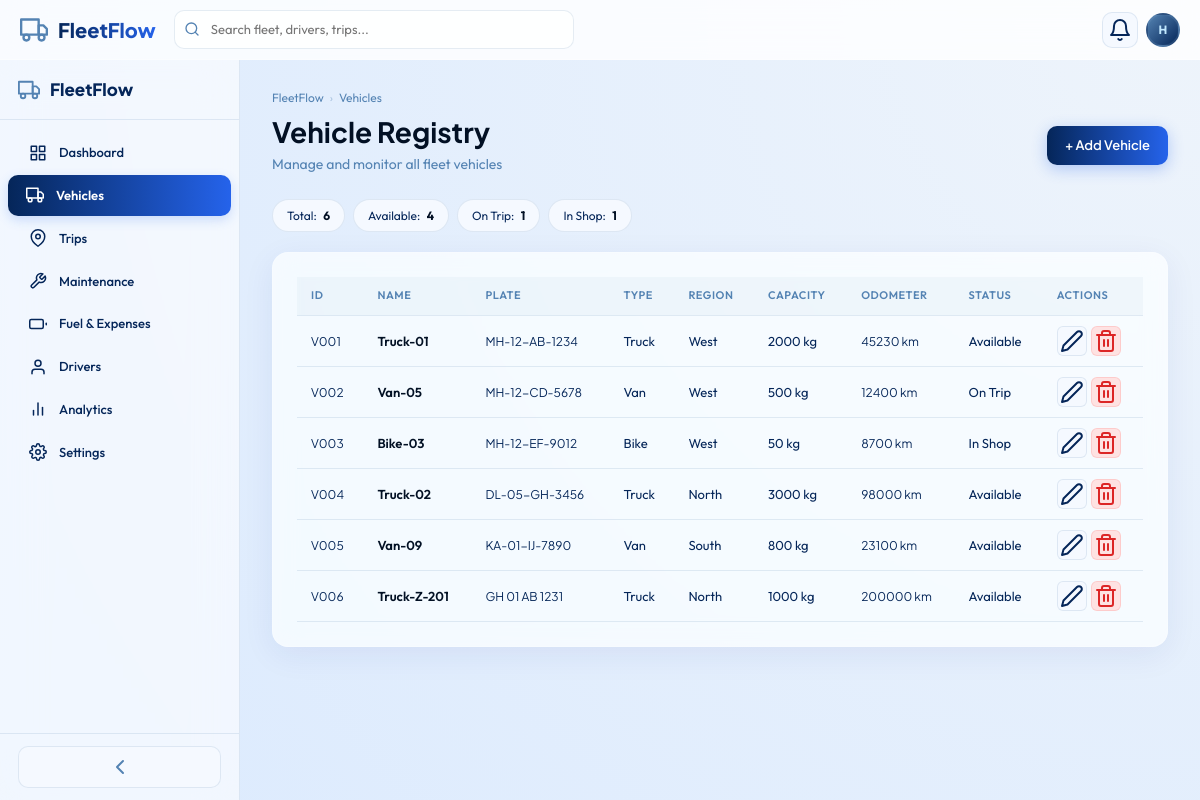
Page /vehicles/ (signed in) on the committed database.
### app/models.py (models this page shows, shortened)
class Vehicle(models.Model):
    STATUS_CHOICES = [
        ('Available', 'Available'),
        ('On Trip', 'On Trip'),
        ('In Shop', 'In Shop'),
        ('Retired', 'Retired'),
    ]
    vid = models.CharField(max_length=10, unique=True, editable=False)
    name = models.CharField(max_length=100)
    model_name = models.CharField(max_length=100)
    plate = models.CharField(max_length=30, unique=True)
    vehicle_type = models.ForeignKey(VehicleType, on_delete=models.PROTECT, related_name='vehicles')
    capacity = models.PositiveIntegerField(help_text='Max load in kg')
    odometer = models.PositiveIntegerField(default=0)
    acquisition_cost = models.PositiveIntegerField(default=0)
    status = models.CharField(max_length=15, choices=STATUS_CHOICES, default='Available')
    region = models.ForeignKey(Region, on_delete=models.PROTECT, related_name='vehicles')
    created_at = models.DateTimeField(auto_now_add=True)
    class Meta:
        ordering = ['vid']

class VehicleType(models.Model):
    name = models.CharField(max_length=20, unique=True)
    class Meta:
        ordering = ['name']

class Region(models.Model):
    name = models.CharField(max_length=30, unique=True)
    class Meta:
        ordering = ['name']

### app/views.py (the view, shortened to what this page needs)
# urls.py: path('vehicles/', views.vehicles, name='vehicles'),
@login_required
def vehicles(request):
    vehicles_list = Vehicle.objects.all().select_related('vehicle_type', 'region')
    context = {
        'active_page': 'vehicles',
        'vehicles': vehicles_list,
        'total_count': vehicles_list.count(),
        'available_count': vehicles_list.filter(status='Available').count(),
        'on_trip_count': vehicles_list.filter(status='On Trip').count(),
        'in_shop_count': vehicles_list.filter(status='In Shop').count(),
        'vehicle_types': VehicleType.objects.all(),
        'regions': Region.objects.all(),
    }
    return render(request, 'app/vehicles.html', context)

### app/templates/app/vehicles.html (shortened to what this page needs)
{% extends 'app/base.html' %}
{% load static %}
{% block content %}
<div class="page-header">
    <div class="breadcrumb"><a href="{% url 'dashboard' %}">FleetFlow</a><span class="sep">›</span><span>Vehicles</span>
    </div>
    <div class="page-header-row">
        <div>
            <h1>Vehicle Registry</h1>
            <p class="page-subtitle">Manage and monitor all fleet vehicles</p>
        </div>
        <button class="btn btn-primary" onclick="openAddVehicle()">+ Add Vehicle</button>
    </div>
</div>
<div class="summary-pills">
    <div class="summary-pill">Total: <strong>{{ total_count }}</strong></div>
    <div class="summary-pill">Available: <strong>{{ available_count }}</strong></div>
    <div class="summary-pill">On Trip: <strong>{{ on_trip_count }}</strong></div>
    <div class="summary-pill">In Shop: <strong>{{ in_shop_count }}</strong></div>
</div>
<div class="glass-card" style="padding:24px">
    <div class="table-responsive">
        <table class="data-table">
            <thead>
                <tr>
                    <th>ID</th>
                    <th>Name</th>
                    <th>Plate</th>
                    <th>Type</th>
                    <th>Region</th>
                    <th>Capacity</th>
                    <th>Odometer</th>
                    <th>Status</th>
                    <th>Actions</th>
                </tr>
            </thead>
            <tbody>
                {% for v in vehicles %}
                <tr>
                    <td><span class="cell-mono">{{ v.vid }}</span></td>
                    <td><span class="cell-primary">{{ v.name }}</span></td>
                    <td><span class="cell-mono">{{ v.plate }}</span></td>
                    <td>{{ v.vehicle_type.name }}</td>
                    <td>{{ v.region.name }}</td>
                    <td>{{ v.capacity|floatformat:"0" }} kg</td>
                    <td><span class="cell-mono">{{ v.odometer }} km</span></td>
                    <td>
                        {% if v.status == 'Available' %}<span class="status-pill status-available">Available</span>
                        {% elif v.status == 'On Trip' %}<span class="status-pill status-ontrip">On Trip</span>
                        {% elif v.status == 'In Shop' %}<span class="status-pill status-inshop">In Shop</span>
                        {% else %}<span class="status-pill">{{ v.status }}</span>{% endif %}
                    </td>
                    <td>
                        <div style="display:flex;gap:4px">
                            <button class="btn-icon" title="Edit" aria-label="Edit"><i data-feather="edit-2"></i></button>
                            <button class="btn-icon danger" title="Delete" aria-label="Delete"><i data-feather="trash-2"></i></button>
                        </div>
                    </td>
                </tr>
                {% empty %}
                <tr>
                    <td colspan="9" style="text-align:center;padding:40px;color:var(--text-muted)">No vehicles found
                    </td>
                </tr>
                {% endfor %}
            </tbody>
        </table>
    </div>
</div>
{% endblock %}

### app/templates/app/base.html (shortened to what this page needs)
{% load static %}
<!DOCTYPE html>
<html lang="en">
<head>
    <link rel="stylesheet" href="{% static 'css/styles.css' %}">
    <link rel="stylesheet" href="{% static 'css/premium.css' %}">
</head>
<body>
    <div id="app">
        <nav id="navbar">
            <a href="{% url 'dashboard' %}" class="navbar-logo">
                <i data-feather="truck"></i>
                <span>FleetFlow</span>
            </a>
            <div class="navbar-search">
                <i data-feather="search"></i>
                <input type="text" placeholder="Search fleet, drivers, trips..." id="global-search"
                    aria-label="Global search" autocomplete="off">
            </div>
            <div class="navbar-right">
                <div style="position:relative">
                    <button class="nav-btn" id="notif-btn" aria-label="Notifications">
                        <i data-feather="bell"></i>
                    </button>
                </div>
                <div style="position:relative">
                    <div class="user-avatar" id="user-avatar" title="User menu">{{ request.user.username|make_list|first|upper }}</div>
                </div>
            </div>
        </nav>
        <div id="app-body">
            <aside id="sidebar">
                <div class="sidebar-header">
                    <i data-feather="truck"></i>
                    <span class="sidebar-header-text">FleetFlow</span>
                </div>
                <nav class="sidebar-nav">
                    <a href="{% url 'dashboard' %}"
                        class="nav-item {% if active_page == 'dashboard' %}active{% endif %}" data-page="dashboard">
                        <i data-feather="grid"></i>
                        <span class="nav-label">Dashboard</span>
                    </a>
                    <a href="{% url 'vehicles' %}" class="nav-item {% if active_page == 'vehicles' %}active{% endif %}"
                        data-page="vehicles">
                        <i data-feather="truck"></i>
                        <span class="nav-label">Vehicles</span>
                    </a>
                    <a href="{% url 'trips' %}" class="nav-item {% if active_page == 'trips' %}active{% endif %}"
                        data-page="trips">
                        <i data-feather="map-pin"></i>
                        <span class="nav-label">Trips</span>
                    </a>
                    <a href="{% url 'maintenance' %}"
                        class="nav-item {% if active_page == 'maintenance' %}active{% endif %}" data-page="maintenance">
                        <i data-feather="tool"></i>
                        <span class="nav-label">Maintenance</span>
                    </a>
                    <a href="{% url 'expenses' %}" class="nav-item {% if active_page == 'expenses' %}active{% endif %}"
                        data-page="expenses">
                        <i data-feather="battery"></i>
                        <span class="nav-label">Fuel &amp; Expenses</span>
                    </a>
                    <a href="{% url 'drivers' %}" class="nav-item {% if active_page == 'drivers' %}active{% endif %}"
                        data-page="drivers">
                        <i data-feather="user"></i>
                        <span class="nav-label">Drivers</span>
                    </a>
                    <a href="{% url 'analytics' %}"
                        class="nav-item {% if active_page == 'analytics' %}active{% endif %}" data-page="analytics">
                        <i data-feather="bar-chart-2"></i>
                        <span class="nav-label">Analytics</span>
                    </a>
                    <a href="{% url 'settings' %}" class="nav-item {% if active_page == 'settings' %}active{% endif %}"
                        data-page="settings">
                        <i data-feather="settings"></i>
                        <span class="nav-label">Settings</span>
                    </a>
                </nav>
                <div class="sidebar-footer">
                    <button class="sidebar-toggle" onclick="toggleSidebarCollapse()" aria-label="Collapse sidebar">
                        <i data-feather="chevron-left"></i>
                    </button>
                </div>
            </aside>
            <main id="main-content">
                {% block content %}{% endblock %}
            </main>
        </div>
    </div>
</body>
</html>

### app/static/css/premium.css (style rules this page uses)
:root { --glass-bg: rgba(255, 255, 255, 0.7); --glass-border: rgba(255, 255, 255, 0.2); --premium-gradient: linear-gradient(135deg, #052659 0%, #5483b3 100%); --accent-gradient: linear-gradient(90deg, #052659 0%, #2563eb 100%); }
body { background: radial-gradient(circle at top right, #eef4fb, #dbeafe); font-family: "Outfit", "Plus Jakarta Sans", sans-serif !important; }
.glass-card { background: var(--glass-bg); backdrop-filter: blur(12px) saturate(180%); -webkit-backdrop-filter: blur(12px) saturate(180%); border: 1px solid var(--glass-border) !important; box-shadow: 0 8px 32px 0 rgba(31, 38, 135, 0.07) !important; }
#navbar { background: rgba(255, 255, 255, 0.8) !important; backdrop-filter: blur(20px) !important; border-bottom: 1px solid rgba(255, 255, 255, 0.3) !important; }
.navbar-logo span { background: var(--accent-gradient) !important; -webkit-background-clip: text !important; -webkit-text-fill-color: transparent !important; background-clip: text !important; }
#sidebar { background: rgba(255, 255, 255, 0.6) !important; backdrop-filter: blur(20px) !important; }
.nav-item { transition: all 0.3s cubic-bezier(0.4, 0, 0.2, 1) !important; }
.nav-item.active { background: var(--accent-gradient) !important; color: white !important; border-left: none !important; box-shadow: 0 4px 12px rgba(37, 99, 235, 0.2); }
.data-table thead th { background: rgba(84, 131, 179, 0.05) !important; text-transform: uppercase; font-size: 11px; letter-spacing: 0.05em; }
.data-table tr { transition: all 0.2s !important; }
.btn-primary { background: var(--accent-gradient) !important; border: none !important; box-shadow: 0 4px 15px rgba(37, 99, 235, 0.3); transition: all 0.3s !important; color: white !important; }

### rows in the picture
Vehicle: vid "V001", name "Truck-01", plate "MH-12-AB-1234", vehicle_type.name "Truck", region.name "West", capacity "2000", odometer "45230", status "Available"
Vehicle: vid "V002", name "Van-05", plate "MH-12-CD-5678", vehicle_type.name "Van", region.name "West", capacity "500", odometer "12400", status "On Trip"
Vehicle: vid "V003", name "Bike-03", plate "MH-12-EF-9012", vehicle_type.name "Bike", region.name "West", capacity "50", odometer "8700", status "In Shop"
Vehicle: vid "V004", name "Truck-02", plate "DL-05-GH-3456", vehicle_type.name "Truck", region.name "North", capacity "3000", odometer "98000", status "Available"
Vehicle: vid "V005", name "Van-09", plate "KA-01-IJ-7890", vehicle_type.name "Van", region.name "South", capacity "800", odometer "23100", status "Available"
Vehicle: vid "V006", name "Truck-Z-201", plate "GH 01 AB 1231", vehicle_type.name "Truck", region.name "North", capacity "1000", odometer "200000", status "Available"

### other values in the picture
{{ request.user.username|make_list|first|upper }} "H"
{{ total_count }} "6"
{{ available_count }} "4"
{{ on_trip_count }} "1"
{{ in_shop_count }} "1"
